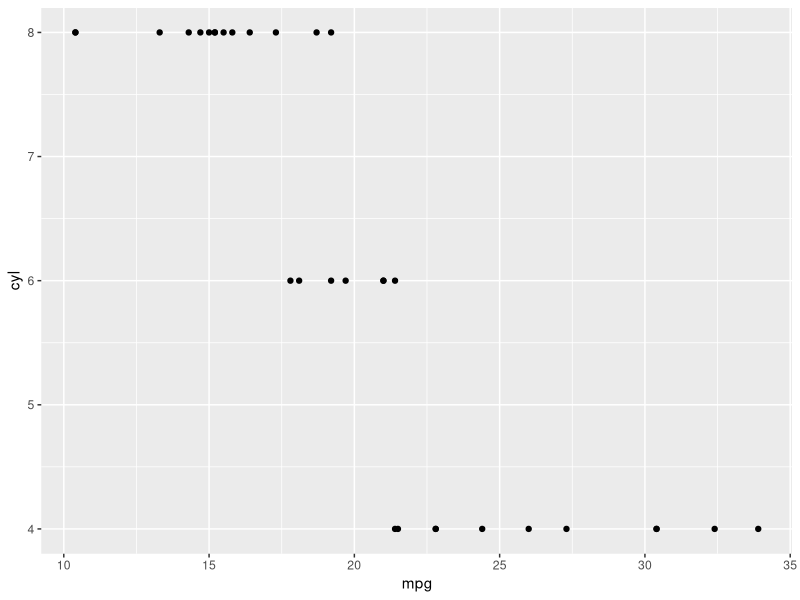
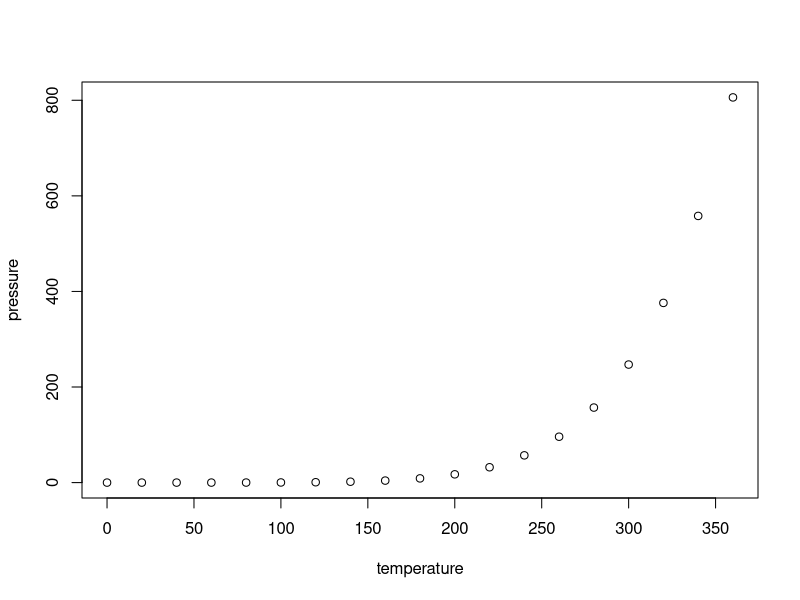

These figures' R source, in order:
## ---- chunk 1
knitr::opts_chunk$set(echo = TRUE)
1 + 1
## ---- chunk 2
library(ggplot2)
ggplot(mtcars, aes(x = mpg, y = cyl)) +
  geom_point()
## ---- chunk 3
summary(cars)
## ---- chunk 4
plot(pressure)
